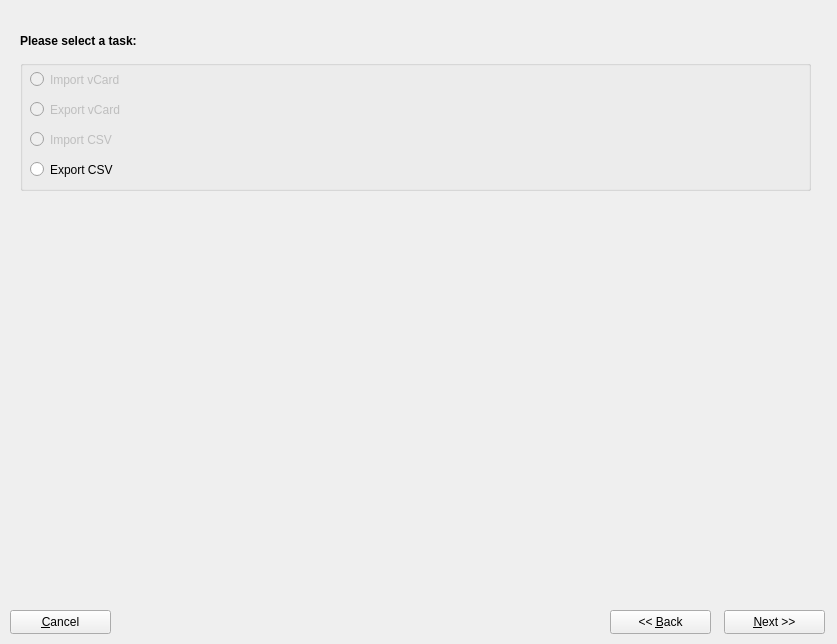
<ui version="4.0" >
 <class>addrimpexp</class>
 <widget class="QDialog" name="addrimpexp" >
  <property name="geometry" >
   <rect>
    <x>0</x>
    <y>0</y>
    <width>837</width>
    <height>644</height>
   </rect>
  </property>
  <property name="windowTitle" >
   <string>Address import and export...</string>
  </property>
  <property name="windowIcon" >
   <iconset resource="../resources/images/first4.qrc" >:/impexp.png</iconset>
  </property>
  <widget class="QStackedWidget" name="mainstack" >
   <property name="geometry" >
    <rect>
     <x>10</x>
     <y>20</y>
     <width>811</width>
     <height>571</height>
    </rect>
   </property>
   <property name="currentIndex" >
    <number>0</number>
   </property>
   <widget class="QWidget" name="page" >
    <widget class="QLabel" name="label" >
     <property name="geometry" >
      <rect>
       <x>10</x>
       <y>0</y>
       <width>291</width>
       <height>41</height>
      </rect>
     </property>
     <property name="font" >
      <font>
       <weight>75</weight>
       <bold>true</bold>
      </font>
     </property>
     <property name="text" >
      <string>Please select a task:</string>
     </property>
    </widget>
    <widget class="QGroupBox" name="groupBox" >
     <property name="geometry" >
      <rect>
       <x>10</x>
       <y>40</y>
       <width>791</width>
       <height>131</height>
      </rect>
     </property>
     <property name="title" >
      <string/>
     </property>
     <widget class="QRadioButton" name="rbtn2" >
      <property name="enabled" >
       <bool>false</bool>
      </property>
      <property name="geometry" >
       <rect>
        <x>10</x>
        <y>40</y>
        <width>481</width>
        <height>19</height>
       </rect>
      </property>
      <property name="text" >
       <string>Export vCard</string>
      </property>
     </widget>
     <widget class="QRadioButton" name="rbtn3" >
      <property name="enabled" >
       <bool>false</bool>
      </property>
      <property name="geometry" >
       <rect>
        <x>10</x>
        <y>70</y>
        <width>481</width>
        <height>19</height>
       </rect>
      </property>
      <property name="text" >
       <string>Import CSV</string>
      </property>
     </widget>
     <widget class="QRadioButton" name="rbtn4" >
      <property name="geometry" >
       <rect>
        <x>10</x>
        <y>100</y>
        <width>481</width>
        <height>19</height>
       </rect>
      </property>
      <property name="text" >
       <string>Export CSV</string>
      </property>
     </widget>
     <widget class="QRadioButton" name="rbtn1" >
      <property name="enabled" >
       <bool>false</bool>
      </property>
      <property name="geometry" >
       <rect>
        <x>10</x>
        <y>10</y>
        <width>481</width>
        <height>19</height>
       </rect>
      </property>
      <property name="text" >
       <string>Import vCard</string>
      </property>
     </widget>
    </widget>
   </widget>
   <widget class="QWidget" name="page_2" >
    <widget class="QLabel" name="label_2" >
     <property name="geometry" >
      <rect>
       <x>10</x>
       <y>0</y>
       <width>291</width>
       <height>41</height>
      </rect>
     </property>
     <property name="font" >
      <font>
       <weight>75</weight>
       <bold>true</bold>
      </font>
     </property>
     <property name="text" >
      <string>Import vCards:</string>
     </property>
    </widget>
   </widget>
   <widget class="QWidget" name="Seite" >
    <widget class="QLabel" name="label_3" >
     <property name="geometry" >
      <rect>
       <x>10</x>
       <y>0</y>
       <width>291</width>
       <height>41</height>
      </rect>
     </property>
     <property name="font" >
      <font>
       <weight>75</weight>
       <bold>true</bold>
      </font>
     </property>
     <property name="text" >
      <string>Export vCard:</string>
     </property>
    </widget>
   </widget>
   <widget class="QWidget" name="Seite_2" >
    <widget class="QLabel" name="label_4" >
     <property name="geometry" >
      <rect>
       <x>10</x>
       <y>0</y>
       <width>291</width>
       <height>41</height>
      </rect>
     </property>
     <property name="font" >
      <font>
       <weight>75</weight>
       <bold>true</bold>
      </font>
     </property>
     <property name="text" >
      <string>Import CSV:</string>
     </property>
    </widget>
   </widget>
   <widget class="QWidget" name="Seite_3" >
    <widget class="QLabel" name="label_5" >
     <property name="geometry" >
      <rect>
       <x>10</x>
       <y>0</y>
       <width>291</width>
       <height>41</height>
      </rect>
     </property>
     <property name="font" >
      <font>
       <weight>75</weight>
       <bold>true</bold>
      </font>
     </property>
     <property name="text" >
      <string>Export CSV:</string>
     </property>
    </widget>
    <widget class="QLabel" name="label_6" >
     <property name="geometry" >
      <rect>
       <x>10</x>
       <y>40</y>
       <width>101</width>
       <height>21</height>
      </rect>
     </property>
     <property name="text" >
      <string>Directory:</string>
     </property>
    </widget>
    <widget class="QComboBox" name="cmbexpcsv" >
     <property name="geometry" >
      <rect>
       <x>120</x>
       <y>40</y>
       <width>181</width>
       <height>25</height>
      </rect>
     </property>
    </widget>
    <widget class="QPushButton" name="btnexpcsvload" >
     <property name="geometry" >
      <rect>
       <x>310</x>
       <y>40</y>
       <width>31</width>
       <height>26</height>
      </rect>
     </property>
     <property name="text" >
      <string/>
     </property>
     <property name="icon" >
      <iconset resource="../resources/images/first4.qrc" >:/button_ok.png</iconset>
     </property>
    </widget>
    <widget class="QTreeWidget" name="treeWidget" >
     <property name="geometry" >
      <rect>
       <x>10</x>
       <y>80</y>
       <width>791</width>
       <height>471</height>
      </rect>
     </property>
     <column>
      <property name="text" >
       <string>1</string>
      </property>
     </column>
    </widget>
    <widget class="QRadioButton" name="rbtnexpcsvall" >
     <property name="geometry" >
      <rect>
       <x>580</x>
       <y>40</y>
       <width>91</width>
       <height>20</height>
      </rect>
     </property>
     <property name="text" >
      <string>All</string>
     </property>
    </widget>
    <widget class="QRadioButton" name="rbtnexpcsvsel" >
     <property name="geometry" >
      <rect>
       <x>680</x>
       <y>40</y>
       <width>111</width>
       <height>20</height>
      </rect>
     </property>
     <property name="text" >
      <string>Selected</string>
     </property>
    </widget>
   </widget>
  </widget>
  <widget class="QPushButton" name="btnnext" >
   <property name="geometry" >
    <rect>
     <x>724</x>
     <y>610</y>
     <width>101</width>
     <height>24</height>
    </rect>
   </property>
   <property name="text" >
    <string>&amp;Next >></string>
   </property>
  </widget>
  <widget class="QPushButton" name="btnback" >
   <property name="geometry" >
    <rect>
     <x>610</x>
     <y>610</y>
     <width>101</width>
     <height>24</height>
    </rect>
   </property>
   <property name="text" >
    <string>&lt;&lt; &amp;Back</string>
   </property>
  </widget>
  <widget class="QPushButton" name="btncancel" >
   <property name="geometry" >
    <rect>
     <x>10</x>
     <y>610</y>
     <width>101</width>
     <height>24</height>
    </rect>
   </property>
   <property name="text" >
    <string>&amp;Cancel</string>
   </property>
   <property name="icon" >
    <iconset resource="../resources/images/first4.qrc" >:/button_cancel.png</iconset>
   </property>
  </widget>
 </widget>
 <resources>
  <include location="../resources/images/first4.qrc" />
 </resources>
 <connections/>
</ui>
